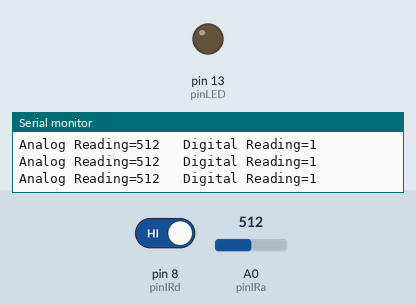
Bench run of a sketch on a simulated Arduino Uno, built with avr-gcc and run on an emulated ATmega328P. Parts: output pins drawn as LEDs (lit = HIGH), the last lines printed to the serial monitor. The inputs (shaded band) are chosen by the test bench; at power-on: pin 8 (pinIRd) HIGH, A0 (pinIRa) = 512.

Above: at 1.2 s.
1.3 s: pin 8 (pinIRd) driven LOW
At 2.0 s:
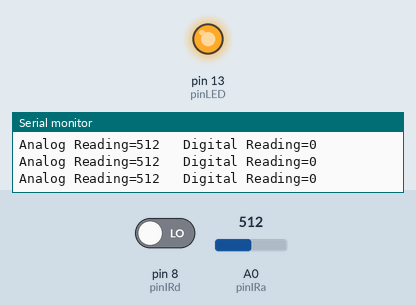
2.9 s: A0 (pinIRa) set to 105
5.9 s: A0 (pinIRa) set to 88
7.4 s: pin 8 (pinIRd) driven HIGH
At 8.9 s:
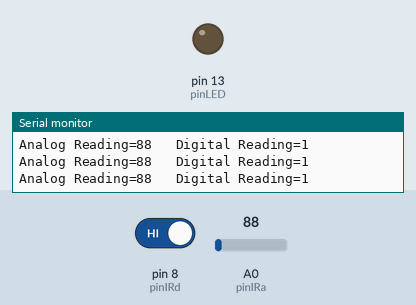
Timing chart, 0 to 9.9 s (numbered marks = the images above; inputs shaded):
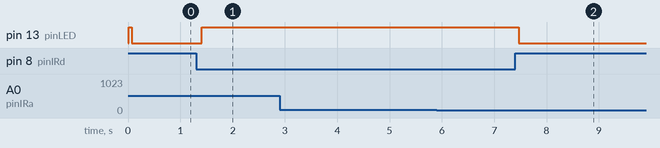

The sketch:

TCRT_5000_IR_SENSOR_MODULE.ino
```cpp
//Circuit
// Arduino Uno  -->   TCRT5000
// 5v           --->   VCC
// Grnd         --->   Grnd
// A0           --->   A0
// D8           --->   D0


const int pinIRd = 8;
const int pinIRa = A0;
const int pinLED = 13;
int IRvalueA = 0;
int IRvalueD = 0;

void setup()
{
  Serial.begin(9600);
  pinMode(pinIRd,INPUT);
  pinMode(pinIRa,INPUT);
  pinMode(pinLED,OUTPUT);

}

void loop()
{
  Serial.print("Analog Reading=");
  Serial.print(IRvalueA);
  Serial.print("\t Digital Reading=");
  Serial.println(IRvalueD);

  delay(10);

    if (IRvalueD == LOW) {
    digitalWrite(LED_BUILTIN, HIGH);
  }
  else {
    digitalWrite(LED_BUILTIN, LOW);
}


  IRvalueA = analogRead(pinIRa);
  IRvalueD = digitalRead(pinIRd);

  delay(50);

  // Serial.println(analogRead(0));
  // delay(10);

}
```

Measured:
- after the input at 1.3 s, pin 13 (pinLED): LOW → HIGH after 0.10 s
- after the input at 7.4 s, pin 13 (pinLED): HIGH → LOW after 0.07 s
